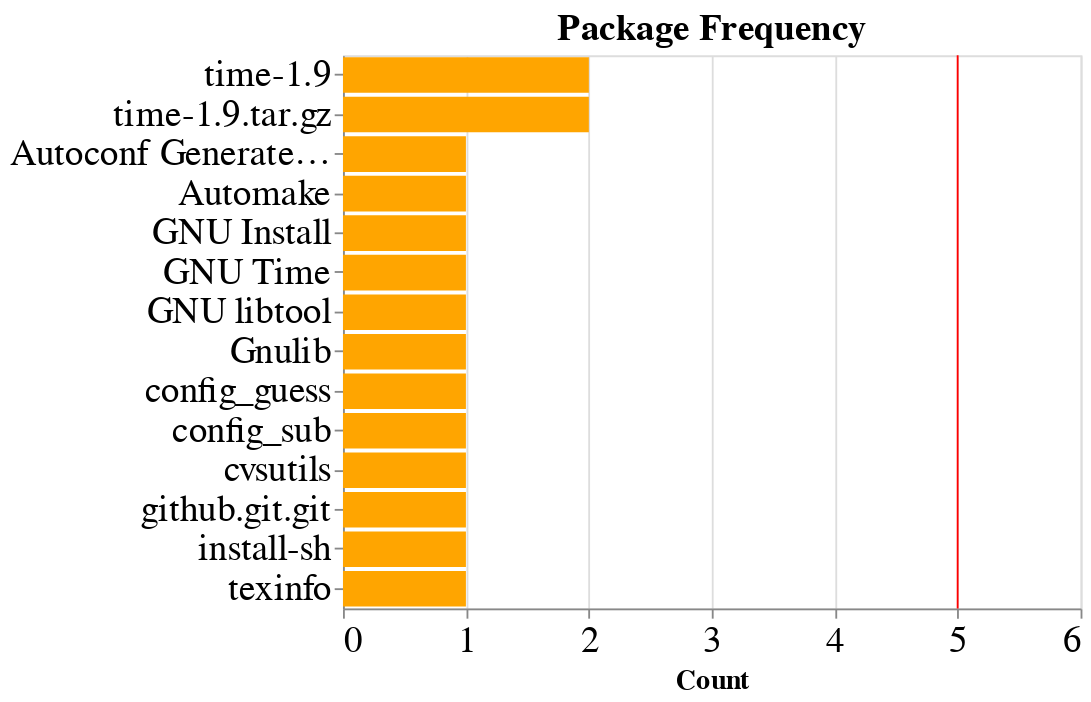

The code cell stored with this chart in its notebook:
### Code cell
# Filter data
chart_data = df_sbom_data_packages[(df_sbom_data_packages.target == 'time') & (df_sbom_data_packages.type_y == 'source')]
chart_data_grouped = chart_data.groupby(['package_names']).count().reset_index().sort_values('package_names').sort_values('bom', ascending=False)
# Plot data
pm1 = alt.Chart(chart_data_grouped, title='Package Frequency').mark_bar(color='orange').encode(
    x = alt.X('bom', title='Count', axis=alt.Axis(tickMinStep=1), scale=alt.Scale(domain=(0,len(chart_data.producer.unique())+1))),
    y = alt.Y('package_names', sort='-x', title=None)
)
rule = alt.Chart(chart_data.drop_duplicates(subset=['producer'])).mark_rule(color='red').encode(
    x=('count(producer)')
)
(pm1+rule).properties(height=300,width=400).configure_axis(
    labelFontSize=20,
    titleFontSize=15
).configure_title(fontSize=20)

### Figure 1 — Vega-Lite specification as saved in the notebook (floating-point values rounded to 4 significant figures)
{"config": {"view": {"continuousWidth": 400, "continuousHeight": 300}, "axis": {"labelFontSize": 20, "titleFontSize": 15}, "title": {"fontSize": 20}}, "layer": [{"data": {"name": "data-d586f55d6da2e49445d8ba2862539820"}, "mark": {"type": "bar", "color": "orange"}, "encoding": {"x": {"type": "quantitative", "axis": {"tickMinStep": 1}, "field": "bom", "scale": {"domain": [0, 6]}, "title": "Count"}, "y": {"type": "nominal", "field": "package_names", "sort": "-x", "title": null}}, "title": "Package Frequency"}, {"data": {"name": "data-ba30291c12937eeedb61e5edeebc6516"}, "mark": {"type": "rule", "color": "red"}, "encoding": {"x": {"type": "nominal", "aggregate": "count", "field": "producer"}}}], "height": 300, "width": 400, "$schema": "https://vega.github.io/schema/vega-lite/v4.8.1.json", "datasets": {"data-d586f55d6da2e49445d8ba2862539820": [{"package_names": "time-1.9", "bom": 2, "files": 2, "files_with_hashes": 2, "got_final_product": 2, "packages": 2, "packages_with_hashes": 2, "packages_with_ids": 2, "packages_with_names": 2, "packages_with_suppliers": 2, "relationships": 2, "sbom_author": 2, "sbom_created": 2, "sbom_target": 2, "supplier_names": 2, "type_x": 2, "file": 2, "format": 2, "gzipped": 2, "standard": 2, "version": 2, "zipfile": 2, "target": 2, "producer": 2, "sbom": 2, "type_y": 2}, {"package_names": "time-1.9.tar.gz", "bom": 2, "files": 2, "files_with_hashes": 2, "got_final_product": 2, "packages": 2, "packages_with_hashes": 2, "packages_with_ids": 2, "packages_with_names": 2, "packages_with_suppliers": 2, "relationships": 2, "sbom_author": 2, "sbom_created": 2, "sbom_target": 2, "supplier_names": 2, "type_x": 2, "file": 2, "format": 2, "gzipped": 2, "standard": 2, "version": 2, "zipfile": 2, "target": 2, "producer": 2, "sbom": 2, "type_y": 2}, {"package_names": "Autoconf Generated File", "bom": 1, "files": 1, "files_with_hashes": 1, "got_final_product": 1, "packages": 1, "packages_with_hashes": 1, "packages_with_ids": 1, "packages_with_names": 1, "packages_with_suppliers": 1, "relationships": 1, "sbom_author": 1, "sbom_created": 1, "sbom_target": 1, "supplier_names": 1, "type_x": 1, "file": 1, "format": 1, "gzipped": 1, "standard": 1, "version": 1, "zipfile": 1, "target": 1, "producer": 1, "sbom": 1, "type_y": 1}, {"package_names": "Automake", "bom": 1, "files": 1, "files_with_hashes": 1, "got_final_product": 1, "packages": 1, "packages_with_hashes": 1, "packages_with_ids": 1, "packages_with_names": 1, "packages_with_suppliers": 1, "relationships": 1, "sbom_author": 1, "sbom_created": 1, "sbom_target": 1, "supplier_names": 1, "type_x": 1, "file": 1, "format": 1, "gzipped": 1, "standard": 1, "version": 1, "zipfile": 1, "target": 1, "producer": 1, "sbom": 1, "type_y": 1}, {"package_names": "GNU Install", "bom": 1, "files": 1, "files_with_hashes": 1, "got_final_product": 1, "packages": 1, "packages_with_hashes": 1, "packages_with_ids": 1, "packages_with_names": 1, "packages_with_suppliers": 1, "relationships": 1, "sbom_author": 1, "sbom_created": 1, "sbom_target": 1, "supplier_names": 1, "type_x": 1, "file": 1, "format": 1, "gzipped": 1, "standard": 1, "version": 1, "zipfile": 1, "target": 1, "producer": 1, "sbom": 1, "type_y": 1}, {"package_names": "GNU Time", "bom": 1, "files": 1, "files_with_hashes": 1, "got_final_product": 1, "packages": 1, "packages_with_hashes": 1, "packages_with_ids": 1, "packages_with_names": 1, "packages_with_suppliers": 1, "relationships": 1, "sbom_author": 1, "sbom_created": 1, "sbom_target": 1, "supplier_names": 1, "type_x": 1, "file": 1, "format": 1, "gzipped": 1, "standard": 1, "version": 1, "zipfile": 1, "target": 1, "producer": 1, "sbom": 1, "type_y": 1}, {"package_names": "GNU libtool", "bom": 1, "files": 1, "files_with_hashes": 1, "got_final_product": 1, "packages": 1, "packages_with_hashes": 1, "packages_with_ids": 1, "packages_with_names": 1, "packages_with_suppliers": 1, "relationships": 1, "sbom_author": 1, "sbom_created": 1, "sbom_target": 1, "supplier_names": 1, "type_x": 1, "file": 1, "format": 1, "gzipped": 1, "standard": 1, "version": 1, "zipfile": 1, "target": 1, "producer": 1, "sbom": 1, "type_y": 1}, {"package_names": "Gnulib", "bom": 1, "files": 1, "files_with_hashes": 1, "got_final_product": 1, "packages": 1, "packages_with_hashes": 1, "packages_with_ids": 1, "packages_with_names": 1, "packages_with_suppliers": 1, "relationships": 1, "sbom_author": 1, "sbom_created": 1, "sbom_target": 1, "supplier_names": 1, "type_x": 1, "file": 1, "format": 1, "gzipped": 1, "standard": 1, "version": 1, "zipfile": 1, "target": 1, "producer": 1, "sbom": 1, "type_y": 1}, {"package_names": "config_guess", "bom": 1, "files": 1, "files_with_hashes": 1, "got_final_product": 1, "packages": 1, "packages_with_hashes": 1, "packages_with_ids": 1, "packages_with_names": 1, "packages_with_suppliers": 1, "relationships": 1, "sbom_author": 1, "sbom_created": 1, "sbom_target": 1, "supplier_names": 1, "type_x": 1, "file": 1, "format": 1, "gzipped": 1, "standard": 1, "version": 1, "zipfile": 1, "target": 1, "producer": 1, "sbom": 1, "type_y": 1}, {"package_names": "config_sub", "bom": 1, "files": 1, "files_with_hashes": 1, "got_final_product": 1, "packages": 1, "packages_with_hashes": 1, "packages_with_ids": 1, "packages_with_names": 1, "packages_with_suppliers": 1, "relationships": 1, "sbom_author": 1, "sbom_created": 1, "sbom_target": 1, "supplier_names": 1, "type_x": 1, "file": 1, "format": 1, "gzipped": 1, "standard": 1, "version": 1, "zipfile": 1, "target": 1, "producer": 1, "sbom": 1, "type_y": 1}, {"package_names": "cvsutils", "bom": 1, "files": 1, "files_with_hashes": 1, "got_final_product": 1, "packages": 1, "packages_with_hashes": 1, "packages_with_ids": 1, "packages_with_names": 1, "packages_with_suppliers": 1, "relationships": 1, "sbom_author": 1, "sbom_created": 1, "sbom_target": 1, "supplier_names": 1, "type_x": 1, "file": 1, "format": 1, "gzipped": 1, "standard": 1, "version": 1, "zipfile": 1, "target": 1, "producer": 1, "sbom": 1, "type_y": 1}, {"package_names": "github.git.git", "bom": 1, "files": 1, "files_with_hashes": 1, "got_final_product": 1, "packages": 1, "packages_with_hashes": 1, "packages_with_ids": 1, "packages_with_names": 1, "packages_with_suppliers": 1, "relationships": 1, "sbom_author": 1, "sbom_created": 1, "sbom_target": 1, "supplier_names": 1, "type_x": 1, "file": 1, "format": 1, "gzipped": 1, "standard": 1, "version": 1, "zipfile": 1, "target": 1, "producer": 1, "sbom": 1, "type_y": 1}, {"package_names": "install-sh", "bom": 1, "files": 1, "files_with_hashes": 1, "got_final_product": 1, "packages": 1, "packages_with_hashes": 1, "packages_with_ids": 1, "packages_with_names": 1, "packages_with_suppliers": 1, "relationships": 1, "sbom_author": 1, "sbom_created": 1, "sbom_target": 1, "supplier_names": 1, "type_x": 1, "file": 1, "format": 1, "gzipped": 1, "standard": 1, "version": 1, "zipfile": 1, "target": 1, "producer": 1, "sbom": 1, "type_y": 1}, {"package_names": "texinfo", "bom": 1, "files": 1, "files_with_hashes": 1, "got_final_product": 1, "packages": 1, "packages_with_hashes": 1, "packages_with_ids": 1, "packages_with_names": 1, "packages_with_suppliers": 1, "relationships": 1, "sbom_author": 1, "sbom_created": 1, "sbom_target": 1, "supplier_names": 1, "type_x": 1, "file": 1, "format": 1, "gzipped": 1, "standard": 1, "version": 1, "zipfile": 1, "target": 1, "producer": 1, "sbom": 1, "type_y": 1}], "data-ba30291c12937eeedb61e5edeebc6516": [{"bom": "inputs-docfest/Source Auditor/time-v1.9/SourceAuditor-time-1.9.spdx.json", "files": 165, "files_with_hashes": 165.0, "got_final_product": true, "package_names": "github.git.git", "packages": 12, "packages_with_hashes": 0, "packages_with_ids": 12, "packages_with_names": 12, "packages_with_suppliers": 1, "relationships": 279, "sbom_author": "Person: Gary O'Neall,Tool: Source Auditor Open Source Console", "sbom_created": "2021-08-30T15:22:07Z", "sbom_target": "GNU Time Analysis by Source Auditor", "supplier_names": ["Organization: Free Software Foundation"], "type_x": "SpdxJsonSbom", "file": "inputs-docfest/Source Auditor/time-v1.9/SourceAuditor-time-1.9.spdx.json", "format": "json", "gzipped": false, "standard": "spdx", "version": "SPDX-2.2", "zipfile": false, "target": "time", "producer": "Source Auditor", "sbom": "Source Auditor/time-v1.9/SourceAuditor-time-1.9.spdx.json", "type_y": "source"}, {"bom": "inputs-docfest/REA_SAG-PM/SAG-PM-time1_9_Source_Tar.spdx", "files": 1, "files_with_hashes": 1.0, "got_final_product": true, "package_names": "time-1.9", "packages": 1, "packages_with_hashes": 1, "packages_with_ids": 1, "packages_with_names": 1, "packages_with_suppliers": 1, "relationships": 0, "sbom_author": "Tool: SAG-PM Version: 1.1.3DEV", "sbom_created": "2021-08-13T21:01:03Z", "sbom_target": "SAG-PM generated SBOM", "supplier_names": ["Organization: FSF"], "type_x": "SpdxTvSbom", "file": "inputs-docfest/REA_SAG-PM/SAG-PM-time1_9_Source_Tar.spdx", "format": "tv", "gzipped": false, "standard": "spdx", "version": "2.2", "zipfile": false, "target": "time", "producer": "REA_SAG-PM", "sbom": "REA_SAG-PM/SAG-PM-time1_9_Source_Tar.spdx", "type_y": "source"}, {"bom": "inputs-docfest/FOSSology/time-1.9/SPDX2TV_time-1.9.tar.gz_1629808036.spdx", "files": 165, "files_with_hashes": 165.0, "got_final_product": true, "package_names": "time-1.9.tar.gz", "packages": 1, "packages_with_hashes": 1, "packages_with_ids": 1, "packages_with_names": 1, "packages_with_suppliers": 0, "relationships": 1, "sbom_author": "Person: fossy (y)", "sbom_created": "2021-08-24T12:27:16Z", "sbom_target": "/srv/fossology/repository/report", "supplier_names": [], "type_x": "SpdxTvSbom", "file": "inputs-docfest/FOSSology/time-1.9/SPDX2TV_time-1.9.tar.gz_1629808036.spdx", "format": "tv", "gzipped": false, "standard": "spdx", "version": "2.2", "zipfile": false, "target": "time", "producer": "FOSSology", "sbom": "FOSSology/time-1.9/SPDX2TV_time-1.9.tar.gz_1629808036.spdx", "type_y": "source"}, {"bom": "inputs-docfest/Toshiba/time-1.9/SPDX2TV_time-1.9.tar.gz_1630714917.spdx", "files": 165, "files_with_hashes": 165.0, "got_final_product": true, "package_names": "time-1.9.tar.gz", "packages": 1, "packages_with_hashes": 1, "packages_with_ids": 1, "packages_with_names": 1, "packages_with_suppliers": 0, "relationships": 1, "sbom_author": "Person: fossy (y)", "sbom_created": "2021-09-04T00:21:58Z", "sbom_target": "/srv/fossology/repository/report", "supplier_names": [], "type_x": "SpdxTvSbom", "file": "inputs-docfest/Toshiba/time-1.9/SPDX2TV_time-1.9.tar.gz_1630714917.spdx", "format": "tv", "gzipped": false, "standard": "spdx", "version": "2.2", "zipfile": false, "target": "time", "producer": "Toshiba", "sbom": "Toshiba/time-1.9/SPDX2TV_time-1.9.tar.gz_1630714917.spdx", "type_y": "source"}, {"bom": "inputs-docfest/Canvass Labs/time-1.9/CanvassLabs-time-1.9.spdx.yml", "files": 165, "files_with_hashes": 165.0, "got_final_product": true, "package_names": "time-1.9", "packages": 1, "packages_with_hashes": 0, "packages_with_ids": 1, "packages_with_names": 1, "packages_with_suppliers": 0, "relationships": 0, "sbom_author": "Organization: Canvass Labs Inc. (),Tool: LiAnORT-1.2", "sbom_created": "2021-09-02T19:13:32Z", "sbom_target": "time-1.9", "supplier_names": [], "type_x": "SpdxYamlSbom", "file": "inputs-docfest/Canvass Labs/time-1.9/CanvassLabs-time-1.9.spdx.yml", "format": "yaml", "gzipped": false, "standard": "spdx", "version": "SPDX-2.2", "zipfile": false, "target": "time", "producer": "Canvass Labs", "sbom": "Canvass Labs/time-1.9/CanvassLabs-time-1.9.spdx.yml", "type_y": "source"}]}}
